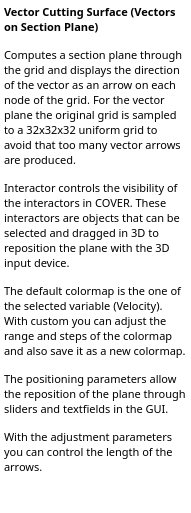
<ui version="4.0" >
 <class>CuttingSurfaceVectorsHelpBase</class>
 <widget class="QWidget" name="CuttingSurfaceVectorsHelpBase" >
  <property name="geometry" >
   <rect>
    <x>0</x>
    <y>0</y>
    <width>191</width>
    <height>513</height>
   </rect>
  </property>
  <property name="sizePolicy" >
   <sizepolicy vsizetype="Expanding" hsizetype="Preferred" >
    <horstretch>0</horstretch>
    <verstretch>0</verstretch>
   </sizepolicy>
  </property>
  <property name="baseSize" >
   <size>
    <width>200</width>
    <height>500</height>
   </size>
  </property>
  <property name="windowTitle" >
   <string>Form2</string>
  </property>
  <layout class="QGridLayout" >
   <property name="margin" >
    <number>0</number>
   </property>
   <property name="spacing" >
    <number>0</number>
   </property>
   <item row="0" column="0" >
    <widget class="QTextBrowser" name="vrpTextBrowserInstruction" >
     <property name="sizePolicy" >
      <sizepolicy vsizetype="Expanding" hsizetype="Expanding" >
       <horstretch>0</horstretch>
       <verstretch>0</verstretch>
      </sizepolicy>
     </property>
     <property name="minimumSize" >
      <size>
       <width>0</width>
       <height>0</height>
      </size>
     </property>
     <property name="font" >
      <font>
       <family>Droid Sans</family>
       <pointsize>8</pointsize>
      </font>
     </property>
     <property name="toolTip" >
      <string/>
     </property>
     <property name="frameShape" >
      <enum>QFrame::NoFrame</enum>
     </property>
     <property name="lineWidth" >
      <number>1</number>
     </property>
     <property name="html" >
      <string>&lt;!DOCTYPE HTML PUBLIC "-//W3C//DTD HTML 4.0//EN" "http://www.w3.org/TR/REC-html40/strict.dtd">
&lt;html>&lt;head>&lt;meta name="qrichtext" content="1" />&lt;style type="text/css">
p, li { white-space: pre-wrap; }
&lt;/style>&lt;/head>&lt;body style=" font-family:'Droid Sans'; font-size:8pt; font-weight:400; font-style:normal;">
&lt;p style=" margin-top:0px; margin-bottom:0px; margin-left:0px; margin-right:0px; -qt-block-indent:0; text-indent:0px;">&lt;span style=" font-weight:600;">Vector Cutting Surface (Vectors on Section Plane)&lt;/span> &lt;/p>
&lt;p style=" margin-top:12px; margin-bottom:12px; margin-left:0px; margin-right:0px; -qt-block-indent:0; text-indent:0px;">Computes a section plane through the grid and displays the direction of the vector as an arrow on each node of the grid. For the vector plane the original grid is sampled to a 32x32x32 uniform grid to avoid that too many vector arrows are produced. &lt;/p>
&lt;p style=" margin-top:12px; margin-bottom:12px; margin-left:0px; margin-right:0px; -qt-block-indent:0; text-indent:0px;">Interactor controls the visibility of the interactors in COVER. These interactors are objects that can be selected and dragged in 3D to reposition the plane with the 3D input device. &lt;/p>
&lt;p style=" margin-top:12px; margin-bottom:12px; margin-left:0px; margin-right:0px; -qt-block-indent:0; text-indent:0px;">The default colormap is the one of the selected variable (Velocity). With custom you can adjust the range and steps of the colormap and also save it as a new colormap. &lt;/p>
&lt;p style=" margin-top:12px; margin-bottom:12px; margin-left:0px; margin-right:0px; -qt-block-indent:0; text-indent:0px;">The positioning parameters allow the reposition of the plane through sliders and textfields in the GUI. &lt;/p>
&lt;p style=" margin-top:12px; margin-bottom:12px; margin-left:0px; margin-right:0px; -qt-block-indent:0; text-indent:0px;">With the adjustment parameters you can control the length of the arrows. &lt;/p>&lt;/body>&lt;/html></string>
     </property>
     <property name="text" stdset="0" >
      <string>&lt;!DOCTYPE HTML PUBLIC "-//W3C//DTD HTML 4.0//EN" "http://www.w3.org/TR/REC-html40/strict.dtd">
&lt;html>&lt;head>&lt;meta name="qrichtext" content="1" />&lt;style type="text/css">
p, li { white-space: pre-wrap; }
&lt;/style>&lt;/head>&lt;body style=" font-family:'Droid Sans'; font-size:9pt; font-weight:400; font-style:normal;">
&lt;p style="-qt-paragraph-type:empty; margin-top:12px; margin-bottom:12px; margin-left:0px; margin-right:0px; -qt-block-indent:0; text-indent:0px;">&lt;/p>&lt;/body>&lt;/html></string>
     </property>
    </widget>
   </item>
  </layout>
 </widget>
 <layoutdefault spacing="6" margin="11" />
 <pixmapfunction>qPixmapFromMimeSource</pixmapfunction>
 <resources/>
 <connections/>
</ui>
